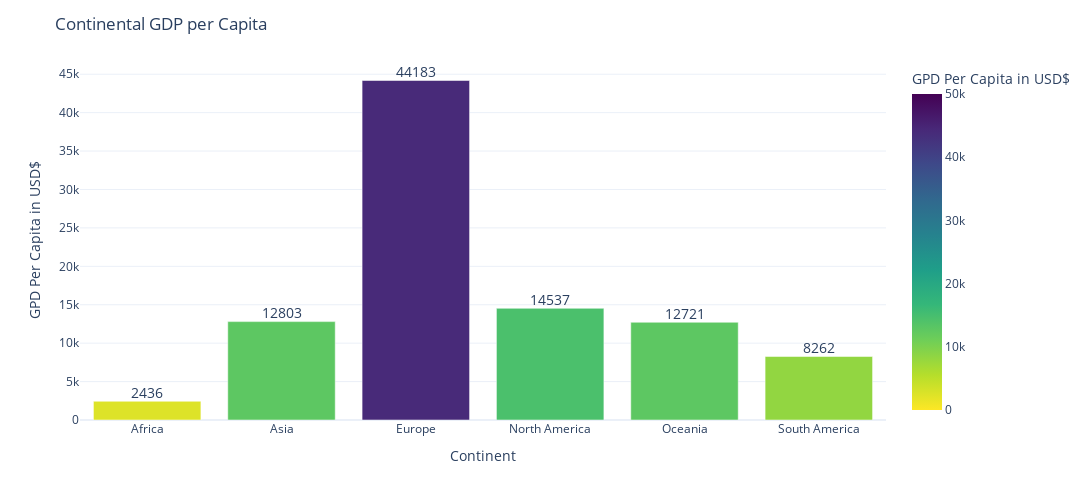

This figure's notebook cell:
### Markdown cell above
### 3.1.2 Continental Economic Comparison

### Code cell
# count countries and group them by continent
count_countries = merged_data['Continent'].value_counts().reset_index()
count_countries.columns = ['Continent', 'Anzahl Länder']

# add up gdp and group countries by continent
count_gdp = merged_data.groupby('Continent')[gdp_column].sum().reset_index()
count_gdp.columns = ['Continent', 'Gesamt-GDP']

# merging both dataframes by contient
avg_continent_gdp = pd.merge(count_countries, count_gdp, on='Continent')

# new column with average gdp
avg_continent_gdp['Avg GDP'] = round(avg_continent_gdp['Gesamt-GDP'] / avg_continent_gdp['Anzahl Länder'],2)

avg_gdp = 'Avg GDP'

# creating bar chart
fig = px.bar(avg_continent_gdp, x='Continent', y=avg_gdp, color=avg_gdp,
             color_continuous_scale='viridis_r', 
             range_color=[0, 50000],
             labels={'Continent': 'Continent', avg_gdp: 'GPD Per Capita in USD$'})

# labeling bars
for i, wert in enumerate(avg_continent_gdp[avg_gdp]):
    fig.add_annotation(x=avg_continent_gdp['Continent'].iloc[i], y=wert,
                       text=str(round(wert)),
                       showarrow=False, font=dict(size=14), yshift=9)

# size, title and design
fig.update_layout(title="Continental GDP per Capita",
                  height=500, width=1250,  template='plotly_white')

# display chart
fig.show()

### Figure 1 — Plotly figure (JSON) as saved in the notebook; plotly's stock layout.template omitted (floating-point values rounded to 4 significant figures)
{"data": [{"alignmentgroup": "True", "hovertemplate": "Continent=%{x}<br>GPD Per Capita in USD$=%{marker.color}<extra></extra>", "legendgroup": "", "marker": {"color": [2436.0, 12800.0, 44180.0, 14540.0, 12720.0, 8262.0], "coloraxis": "coloraxis", "pattern": {"shape": ""}}, "name": "", "offsetgroup": "", "orientation": "v", "showlegend": false, "textposition": "auto", "type": "bar", "x": ["Africa", "Asia", "Europe", "North America", "Oceania", "South America"], "xaxis": "x", "y": [2436.0, 12800.0, 44180.0, 14540.0, 12720.0, 8262.0], "yaxis": "y"}], "layout": {"annotations": [{"font": {"size": 14}, "showarrow": false, "text": "2436", "x": "Africa", "y": 2436.0, "yshift": 9}, {"font": {"size": 14}, "showarrow": false, "text": "12803", "x": "Asia", "y": 12800.0, "yshift": 9}, {"font": {"size": 14}, "showarrow": false, "text": "44183", "x": "Europe", "y": 44180.0, "yshift": 9}, {"font": {"size": 14}, "showarrow": false, "text": "14537", "x": "North America", "y": 14540.0, "yshift": 9}, {"font": {"size": 14}, "showarrow": false, "text": "12721", "x": "Oceania", "y": 12720.0, "yshift": 9}, {"font": {"size": 14}, "showarrow": false, "text": "8262", "x": "South America", "y": 8262.0, "yshift": 9}], "barmode": "relative", "coloraxis": {"cmax": 50000, "cmin": 0, "colorbar": {"title": {"text": "GPD Per Capita in USD$"}}, "colorscale": [[0, "#fde725"], [0.1111, "#b5de2b"], [0.2222, "#6ece58"], [0.3333, "#35b779"], [0.4444, "#1f9e89"], [0.5556, "#26828e"], [0.6667, "#31688e"], [0.7778, "#3e4989"], [0.8889, "#482878"], [1, "#440154"]]}, "height": 500, "legend": {"tracegroupgap": 0}, "margin": {"t": 60}, "title": {"text": "Continental GDP per Capita"}, "width": 1250, "xaxis": {"anchor": "y", "domain": [0, 1], "title": {"text": "Continent"}}, "yaxis": {"anchor": "x", "domain": [0, 1], "title": {"text": "GPD Per Capita in USD$"}}}}
